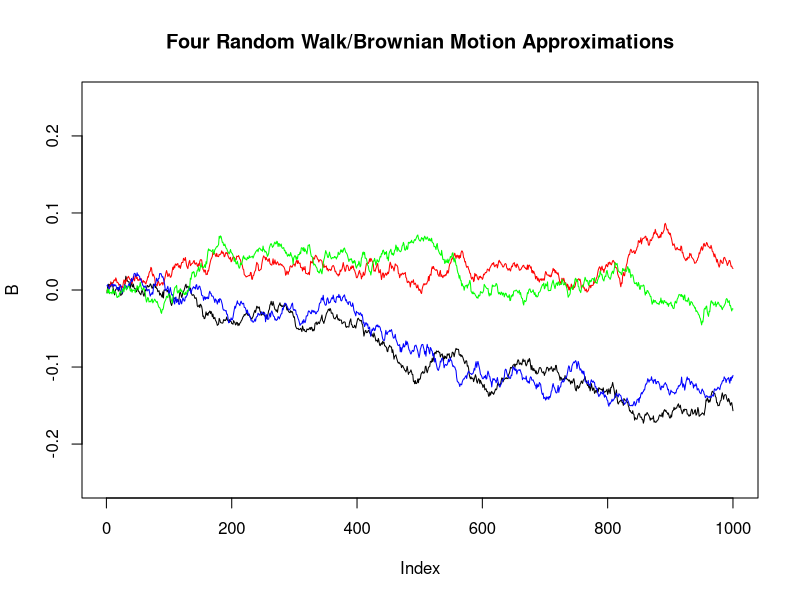
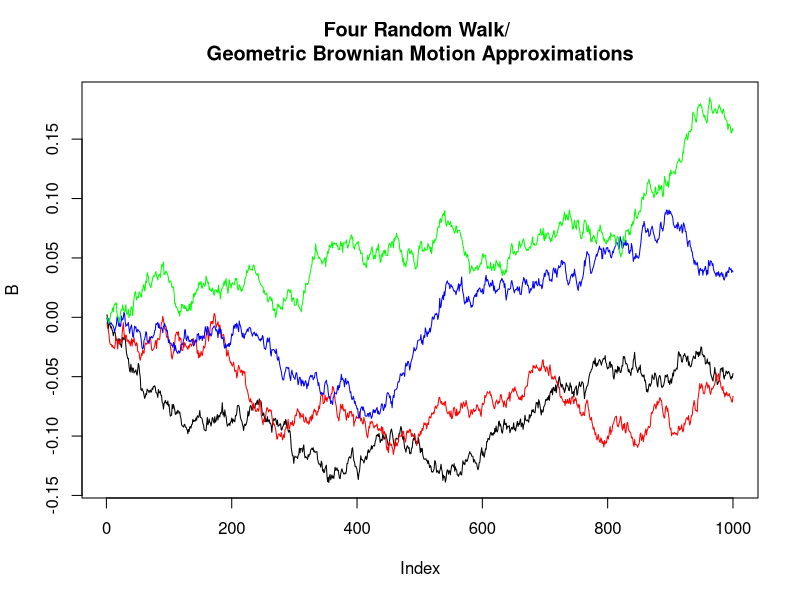

Write the R code that produced these figures, in order.
# Brownian Motion
sigma = 0.1
T = 1
n = 1000
B = 0
BB1 = rep(0, n)
BB2 = rep(0, n)
BB3 = rep(0, n)
BB4 = rep(0, n)

B1 = 0
B2 = 0
B3 = 0
B4 = 0

for (i in 1:n) {
  B1 = B1 + sigma * sqrt(T/n)*rnorm(1)
  B2 = B2 + sigma * sqrt(T/n)*rnorm(1)
  B3 = B3 + sigma * sqrt(T/n)*rnorm(1)
  B4 = B4 + sigma * sqrt(T/n)*rnorm(1)
  BB1[i] = B1
  BB2[i] = B2
  BB3[i] = B3
  BB4[i] = B4
}

plot(BB1, type='l', ylim=c(-0.25, 0.25), main="Four Random Walk/Brownian Motion Approximations", ylab='B')
lines(BB2, type='l', col='red')
lines(BB3, type='l', col='blue')
lines(BB4, type='l', col='green')

# Geometric Brownian Motion
sigma = 0.1
T = 1
n = 1000
B = 0
r = 0.03

GBB1 = rep(0, n)
GBB2 = rep(0, n)
GBB3 = rep(0, n)
GBB4 = rep(0, n)

GB1 = 0
GB2 = 0
GB3 = 0
GB4 = 0

for (i in 1:n) {
  GB1 = GB1 + r * GB1 * (T/n) + sigma * sqrt(T/n)*rnorm(1)
  GB2 = GB2 + r * GB2 * (T/n) + sigma * sqrt(T/n)*rnorm(1)
  GB3 = GB3 + r * GB3 * (T/n) + sigma * sqrt(T/n)*rnorm(1)
  GB4 = GB4 + r * GB4 * (T/n) + sigma * sqrt(T/n)*rnorm(1)
  GBB1[i] = GB1
  GBB2[i] = GB2
  GBB3[i] = GB3
  GBB4[i] = GB4
}

plot(GBB1, type='l', ylim = c(min(c(GBB1, GBB2, GBB3, GBB4)), max(c(GBB1, GBB2, GBB3, GBB4))),
  main="Four Random Walk/ \nGeometric Brownian Motion Approximations", ylab='B')
lines(GBB2, type='l', col='red')
lines(GBB3, type='l', col='blue')
lines(GBB4, type='l', col='green')

